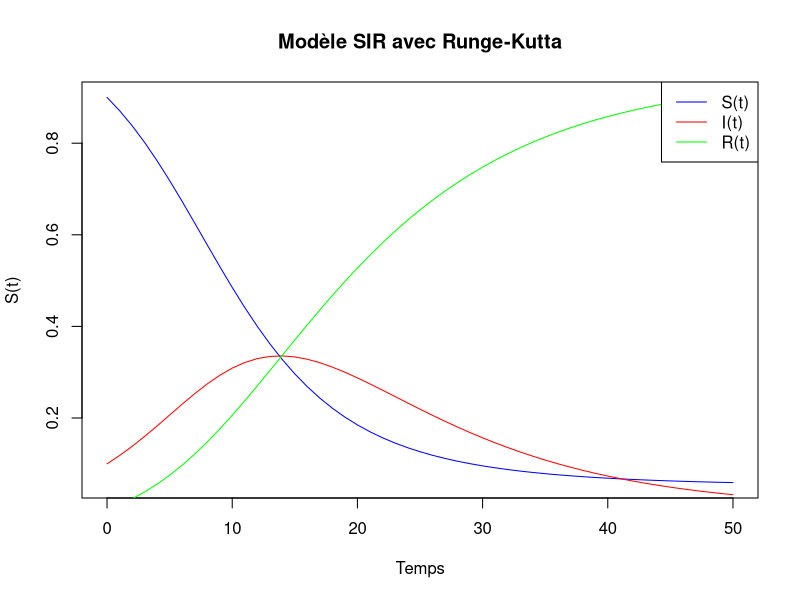

This chart was generated by the following R code:
# Définition des paramètres
#nour el imane azzman
#-silia el ghazi
#-aya ahmyttou
beta <- 0.3
gamma <- 0.1

# Définition des équations différentielles
dS <- function(S, I, R, beta) {
  return(-beta * S * I)
}

dI <- function(S, I, R, beta, gamma) {
  return(beta * S * I - gamma * I)
}

dR <- function(S, I, R, gamma) {
  return(gamma * I)
}

# Méthode de Runge-Kutta d'ordre 4
runge_kutta <- function(S, I, R, dS, dI, dR, beta, gamma, h) {
  k1_S <- dS(S, I, R, beta)
  k1_I <- dI(S, I, R, beta, gamma)
  k1_R <- dR(S, I, R, gamma)
  
  k2_S <- dS(S + 0.5 * h * k1_S, I + 0.5 * h * k1_I, R + 0.5 * h * k1_R, beta)
  k2_I <- dI(S + 0.5 * h * k1_S, I + 0.5 * h * k1_I, R + 0.5 * h * k1_R, beta, gamma)
  k2_R <- dR(S + 0.5 * h * k1_S, I + 0.5 * h * k1_I, R + 0.5 * h * k1_R, gamma)
  
  k3_S <- dS(S + 0.5 * h * k2_S, I + 0.5 * h * k2_I, R + 0.5 * h * k2_R, beta)
  k3_I <- dI(S + 0.5 * h * k2_S, I + 0.5 * h * k2_I, R + 0.5 * h * k2_R, beta, gamma)
  k3_R <- dR(S + 0.5 * h * k2_S, I + 0.5 * h * k2_I, R + 0.5 * h * k2_R, gamma)
  
  k4_S <- dS(S + h * k3_S, I + h * k3_I, R + h * k3_R, beta)
  k4_I <- dI(S + h * k3_S, I + h * k3_I, R + h * k3_R, beta, gamma)
  k4_R <- dR(S + h * k3_S, I + h * k3_I, R + h * k3_R, gamma)
  
  S_new <- S + (h / 6) * (k1_S + 2 * k2_S + 2 * k3_S + k4_S)
  I_new <- I + (h / 6) * (k1_I + 2 * k2_I + 2 * k3_I + k4_I)
  R_new <- R + (h / 6) * (k1_R + 2 * k2_R + 2 * k3_R + k4_R)
  
  return(c(S_new, I_new, R_new))
}

# Paramètres initiaux
S0 <- 0.9
I0 <- 0.1
R0 <- 0.0

# Intervalle de temps
t <- seq(0, 50, by = 1)

# Pas de temps
h <- 1

# Résolution du système d'équations différentielles avec Runge-Kutta
result <- matrix(0, nrow = length(t), ncol = 3)
result[1, ] <- c(S0, I0, R0)

for (i in 2:length(t)) {
  result[i, ] <- runge_kutta(result[i - 1, 1], result[i - 1, 2], result[i - 1, 3], dS, dI, dR, beta, gamma, h)
}

# Tracé des résultats
plot(t, result[, 1], type = 'l', col = 'blue', xlab = 'Temps', ylab = 'S(t)', main = 'Modèle SIR avec Runge-Kutta')
lines(t, result[, 2], col = 'red')
lines(t, result[, 3], col = 'green')
legend('topright', legend = c('S(t)', 'I(t)', 'R(t)'), col = c('blue', 'red', 'green'), lty = 1)
